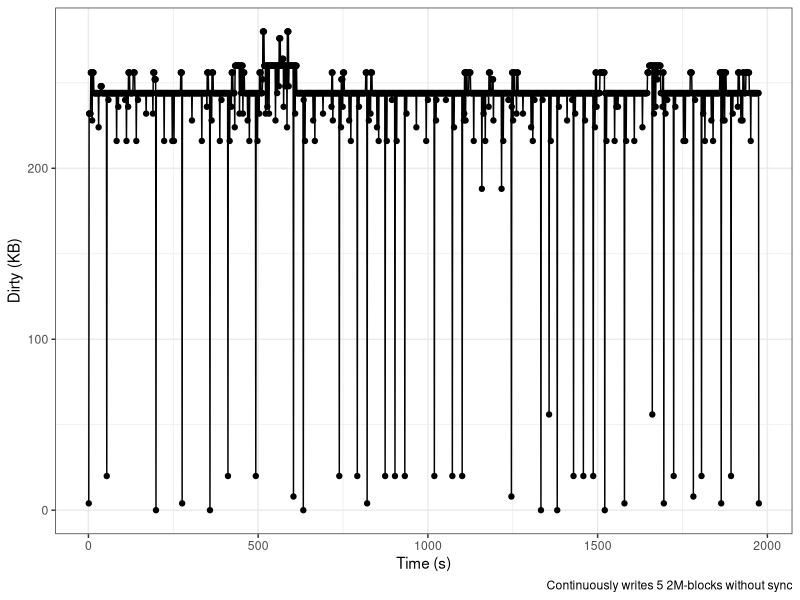

Reproduce this figure in R.
#!/usr/bin/Rscript --vanilla
library(dplyr)
library(ggplot2)

printf <- function(...) invisible(print(sprintf(...)))

d <- read.csv('data/2Mx5-256K-dirty.csv')
printf('median %.3f max %.3f (KB)', median(d$Dirty), max(d$Dirty))

png(filename='edge-disk-dirty.png')
p <- ggplot(d, aes(x=Index, y=Dirty)) +
    geom_line() + geom_point() +
    theme_bw() +
    xlab('Time (s)') +
    ylab('Dirty (KB)') +
    labs(caption='Continuously writes 5 2M-blocks without sync')
p
dev.off()
